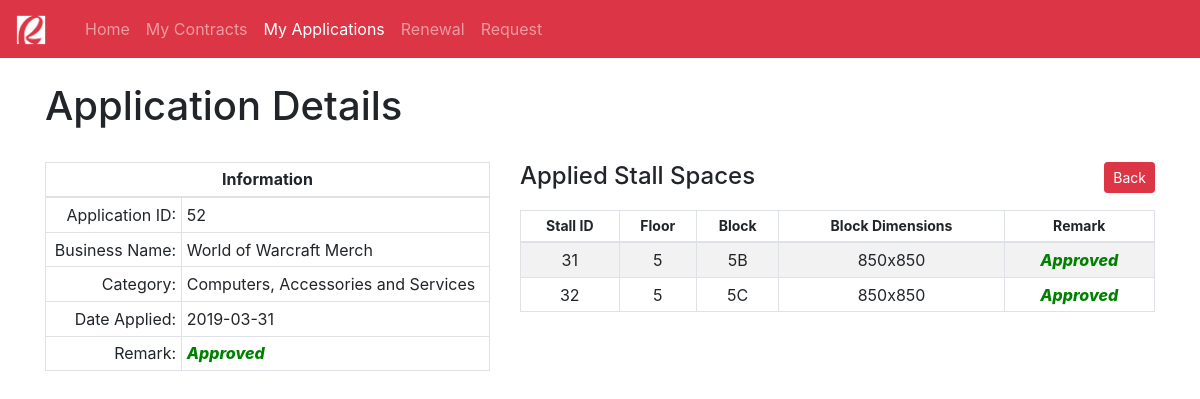
Screenshot of /client-view-application-details.php?app_id=52 with the database file from the repository.
### tables this page shows
CREATE TABLE `applied_stall` (
  `app_id` int(11) NOT NULL,
  `client_id` int(11) NOT NULL,
  `category_id` int(11) NOT NULL,
  `business_name` varchar(128) DEFAULT NULL,
  `date_applied` datetime DEFAULT CURRENT_TIMESTAMP,
  `date_approved` datetime DEFAULT NULL,
  `application_status` varchar(32) DEFAULT 'Unapproved',
  `applied_term` varchar(32) NOT NULL,
  `start_date` datetime DEFAULT NULL,
  `end_date` datetime DEFAULT NULL
);

CREATE TABLE `business_classification` (
  `category_id` int(11) NOT NULL,
  `category_name` varchar(64) NOT NULL
);

CREATE TABLE `applied_stall_details` (
  `id` int(11) NOT NULL,
  `app_id` int(11) NOT NULL,
  `stall_id` int(11) NOT NULL,
  `stall_application_status` varchar(32) DEFAULT 'Unapproved'
);

CREATE TABLE `stalls` (
  `stall_id` int(11) NOT NULL,
  `floor_no` varchar(1) NOT NULL,
  `block_no` varchar(20) NOT NULL,
  `block_dimension` varchar(11) NOT NULL,
  `stall_price` double NOT NULL,
  `price_date_effectivity` datetime DEFAULT NULL
);

### client-view-application-details.php (the view, shortened to what this page needs)
<!DOCTYPE html>
<html lang="en">
<head>
    <link rel="stylesheet" href="bootstrap-4.2.1-dist/css/bootstrap.min.css">
    <nav class="navbar navbar-expand-lg navbar-dark bg-danger">
        <a class="navbar-brand" href="index.php">
            <img src="img/rob.png" width="30" height="30" alt="">
        </a>
        <div class="container">
            <div class="collapse navbar-collapse" id="navbarNav">
                <ul class="navbar-nav">
                    <li class="nav-item ">
                        <a class="nav-link" href="old-user.php?client_id=<?php echo $_GET['client_id'];?>">Home</a>
                    </li>
                    <li class="nav-item ">
                        <a class="nav-link" href="client-contracts.php?client_id=<?php echo $_GET['client_id'];?>">My Contracts</a>
                    </li>
                    <li class="nav-item active">
                        <a class="nav-link" href="client-application.php?client_id=<?php echo $_GET['client_id'];?>">My Applications</a>
                    </li>
                    <li class="nav-item">
                        <a class="nav-link" href="client-renewal.php?client_id=<?php echo $_GET['client_id'];?>">Renewal</a>
                    </li>
                    <li class="nav-item">
                        <a class="nav-link" href="client-application-request.php?client_id=<?php echo $_GET['client_id'];?>">Request</a>
                    </li>
                </ul>
            </div>
        </div>
    </nav>
</head>
<body>
    <div class="container">
            <br><h1>Application Details</h1><br>
        <div class="row">
            <div class="col-md-5">
                    <?php
                        require_once "api/config.php";
                        $app_id = $_GET['app_id'];
                        $client_id = $_GET['client_id'];
                        $sql_applied_stall = "SELECT * FROM applied_stall ap
                        INNER JOIN business_classification bc ON ap.category_id = bc.category_id WHERE app_id = $app_id";
                        $result_applied_stall = mysqli_query($link, $sql_applied_stall);
                        if(mysqli_num_rows($result_applied_stall) > 0 ){
                            while($row_applied_stall = mysqli_fetch_assoc($result_applied_stall)){
                                echo '<table class="table table-bordered table-sm">';
                                    echo '<tr align="center">';
                                        echo '<th colspan="2">Information</th>';
                                    echo '</tr>';
                                    echo '<tbody>';
                                        echo '<tr>';
                                            echo '<td align="right">Application ID:</td>';
                                            echo '<td>' . $row_applied_stall['app_id'] . '</td>';
                                        echo '</tr>';
                                        echo '<tr>';
                                            echo '<td align="right">Business Name:</td>';
                                            echo '<td>' . $row_applied_stall['business_name'] . '</td>';
                                        echo '</tr>';
                                        echo '<tr>';
                                            echo '<td align="right">Category:</td>';
                                            echo '<td>' . $row_applied_stall['category_name'] . '</td>';
                                        echo '</tr>';
                                        echo '<tr>';
                                            echo '<td align="right">Date Applied:</td>';
                                            $old_date_applied = strtotime($row_applied_stall['date_applied']);
                                            $new_date_applied = date('Y-m-d', $old_date_applied);
                                            echo '<td>' . $new_date_applied . '</td>';
                                        echo '</tr>';
                                        echo '<tr>';
                                            echo '<td align="right">Remark:</td>';
                                                if($row_applied_stall['application_status'] == 'Approved'){
                                                    echo "<td style='color: green; font-style: italic; font-weight: 800;'>" . $row_applied_stall['application_status'] . "</td>";
                                                }elseif($row_applied_stall['application_status'] == 'Unapproved'){
                                                    echo "<td style='color: gray; font-style: italic; font-weight: 800;'>" . $row_applied_stall['application_status'] . "</td>";
                                                }elseif($row_applied_stall['application_status'] == 'Disapproved'){
                                                    echo "<td style='color: red; font-style: italic; font-weight: 800;'>" . $row_applied_stall['application_status'] . "</td>";
                                                }
                                        echo '</tr>';
                                    echo '</tbody>';
                                echo '</table>';
                            }
                        }
                    ?>
            </div>
            <div class="col-md-7">
            <h4 class="float-left">Applied Stall Spaces</h4>
            <a href="client-application.php?client_id=<?php echo $client_id;?>" class="btn btn-danger btn-sm float-right">Back</a>
            <br /><br />
                <table class="table table-sm table-bordered table-striped">
                    <thead align="center" style="font-size: 14px;">
                        <th>Stall ID</th>
                        <th>Floor</th>
                        <th>Block</th>
                        <th>Block Dimensions</th>
                        <th>Remark</th>
                    </thead>
                <?php
                        require_once "api/config.php";
                        $app_id = $_GET['app_id'];
                        $sql_applied_stall = "SELECT * FROM applied_stall_details ad
                        INNER JOIN stalls s ON ad.stall_id = s.stall_id
                        WHERE app_id = $app_id";
                        $result_applied_stall = mysqli_query($link, $sql_applied_stall);
                        if(mysqli_num_rows($result_applied_stall) > 0 ){
                            while($row_applied_stall = mysqli_fetch_assoc($result_applied_stall)){
                                echo "<tr align='center'>";
                                    echo "<td>" . $row_applied_stall['stall_id'] . "</td>";
                                    echo "<td>" . $row_applied_stall['floor_no'] . "</td>";
                                    echo "<td>" . $row_applied_stall['block_no'] . "</td>";
                                    echo "<td>" . $row_applied_stall['block_dimension'] . "</td>";
                                    if($row_applied_stall['stall_application_status'] == 'Approved'){
                                        echo "<td style='color: green; font-style: italic; font-weight: 800;'>" . $row_applied_stall['stall_application_status'] . "</td>";
                                    }elseif($row_applied_stall['stall_application_status'] == 'Unapproved'){
                                        echo "<td style='color: gray; font-style: italic; font-weight: 800;'>" . $row_applied_stall['stall_application_status'] . "</td>";
                                    }elseif($row_applied_stall['stall_application_status'] == 'Disapproved'){
                                        echo "<td style='color: red; font-style: italic; font-weight: 800;'>" . $row_applied_stall['stall_application_status'] . "</td>";
                                    }elseif(($row_applied_stall['stall_application_status']) == 'Cancelled'){
                                        echo "<td style='color: red; font-style: italic; font-weight: 800;'>" . $row_applied_stall['stall_application_status'] . "</td>";
                                    }
                                echo "</tr>";
                            }
                        }
                    ?>
                </table>
            </div>
        </div>
    </div>
</body>
</html>

### rows the page displays
applied_stall: app_id "52", business_name "World of Warcraft Merch", category.category_name "Computers, Accessories and Services", date_applied "2019-03-31", application_status "Approved"
applied_stall_details: stall.stall_id "31", stall.floor_no "5", stall.block_no "5B", stall.block_dimension "850x850", stall_application_status "Approved"
applied_stall_details: stall.stall_id "32", stall.floor_no "5", stall.block_no "5C", stall.block_dimension "850x850", stall_application_status "Approved"
